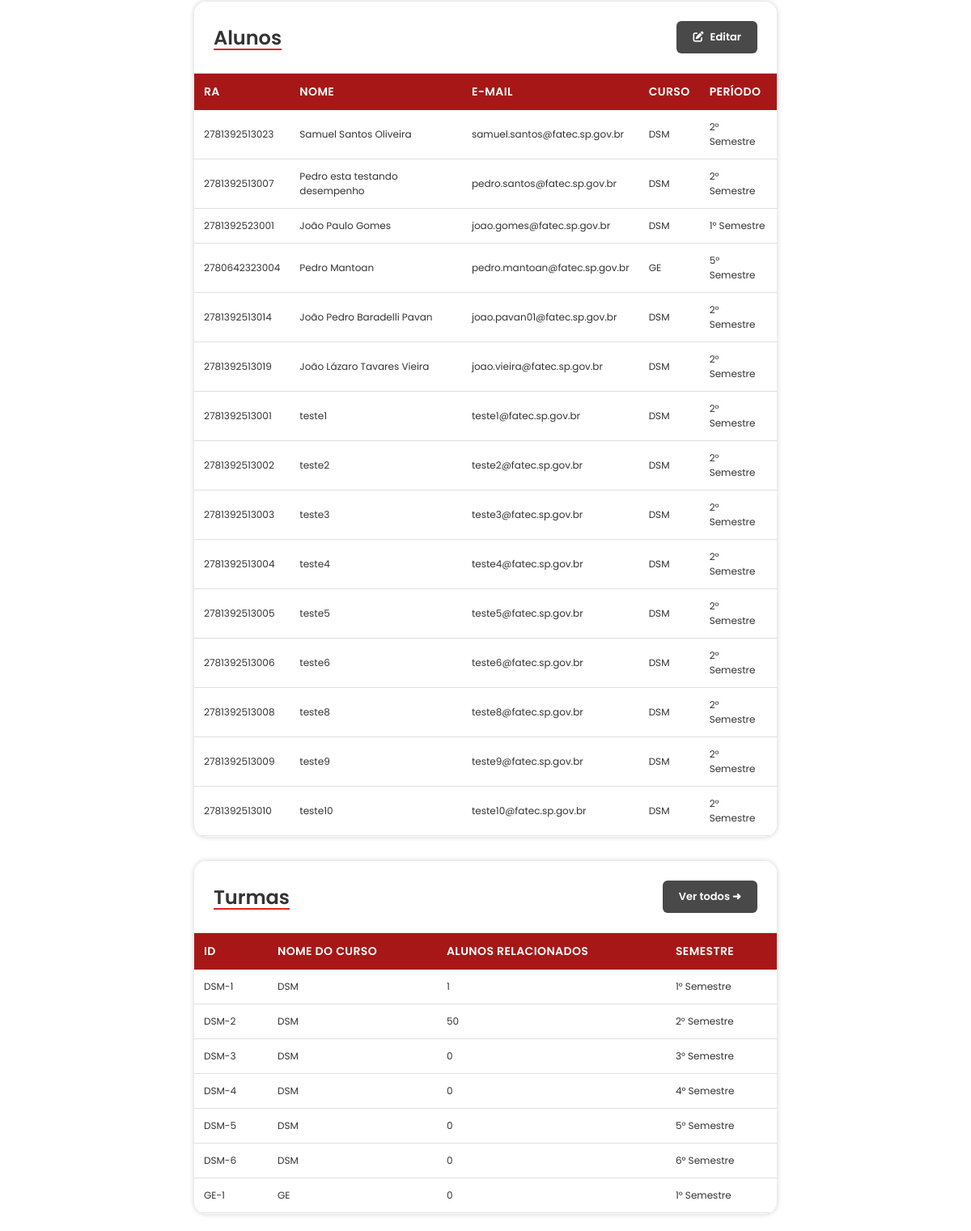
Page /Pages/dashboard.php (signed in, middle part) on the earlier database version.
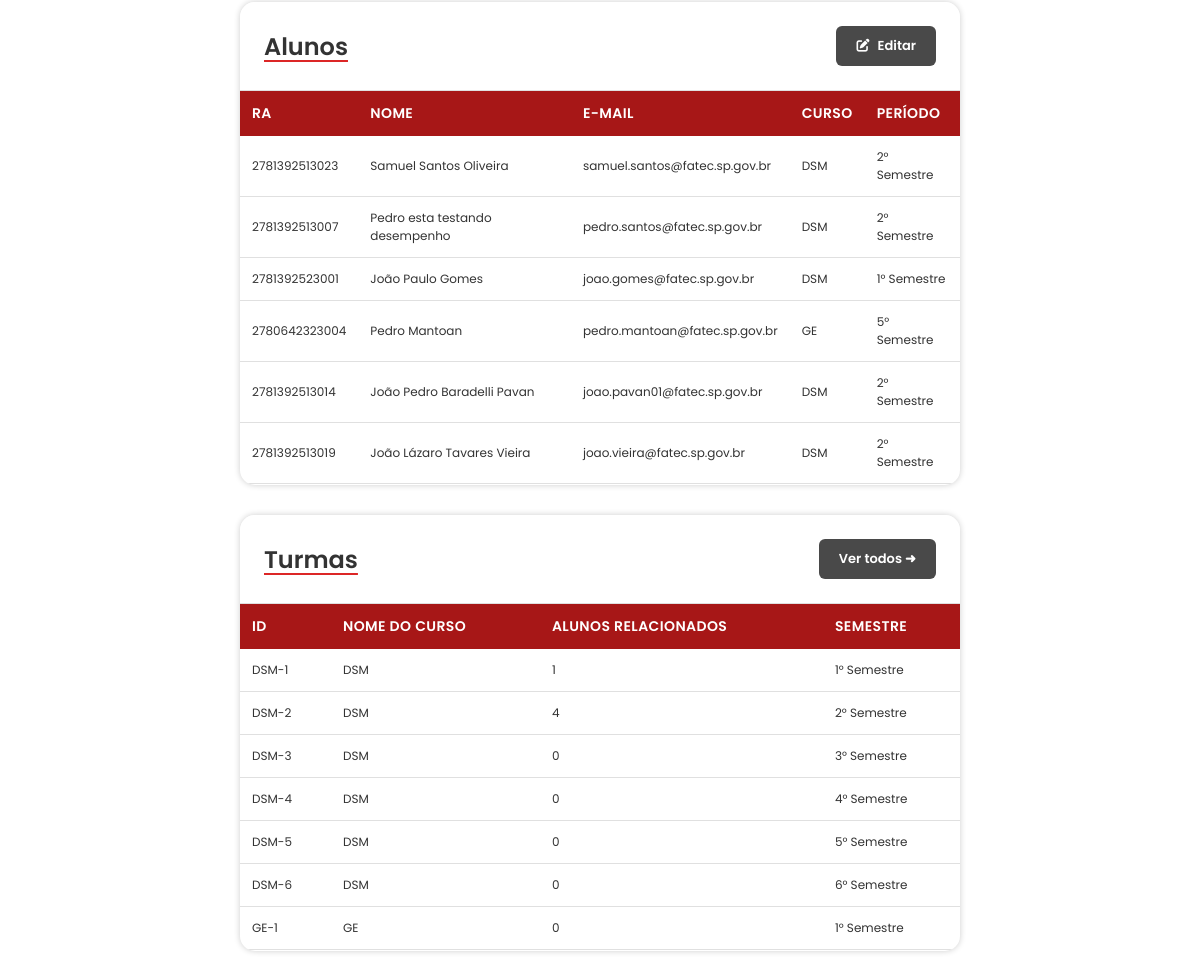
Same page on the later database version.
### tables this page shows
CREATE TABLE `alunos` (
  `id` int(11) NOT NULL,
  `ra` varchar(20) NOT NULL,
  `nome` varchar(100) NOT NULL,
  `email_institucional` varchar(100) NOT NULL,
  `senha` varchar(255) NOT NULL,
  `turma_id` int(11) DEFAULT NULL,
  `criado_data` timestamp NOT NULL DEFAULT current_timestamp(),
  `atualizado_data` timestamp NOT NULL DEFAULT current_timestamp() ON UPDATE current_timestamp()
);

CREATE TABLE `cursos` (
  `id` int(11) NOT NULL,
  `nome` varchar(50) NOT NULL
);

CREATE TABLE `semestres` (
  `id` int(11) NOT NULL,
  `nome` varchar(20) NOT NULL
);

CREATE TABLE `turmas` (
  `id` int(11) NOT NULL,
  `curso_id` int(11) NOT NULL,
  `semestre_id` int(11) NOT NULL
);

### Pages/dashboard.php (the view, shortened to what this page needs)
<?php
include '../php/config.php';
$sqlUsuarios = "
    SELECT
        a.id AS aluno_id,
        a.ra,
        a.nome,
        a.email_institucional,
        c.nome AS curso_nome,
        s.nome AS semestre_nome
    FROM alunos a
    LEFT JOIN turmas t ON a.turma_id = t.id
    LEFT JOIN cursos c ON t.curso_id = c.id
    LEFT JOIN semestres s ON t.semestre_id = s.id WHERE a.id <> 1
    LIMIT 15
";
$resultUsuarios = $conexao->query($sqlUsuarios);
$sqlTurmas = "
    SELECT
        t.id AS turma_id,
        c.id AS curso_id,
        c.nome AS curso_nome,
        s.nome AS semestre_nome,
        COUNT(a.id) AS qtd_alunos
    FROM turmas t
    LEFT JOIN cursos c ON t.curso_id = c.id
    LEFT JOIN semestres s ON t.semestre_id = s.id
    LEFT JOIN alunos a ON a.turma_id = t.id
    GROUP BY t.id
    LIMIT 7
";
$resultTurmas = $conexao->query($sqlTurmas);
?>
<!DOCTYPE html>
<html lang="pt-br">
<head>
    <link rel="stylesheet" href="../Styles/dashboard.css">
    <link rel="stylesheet" href="https://cdnjs.cloudflare.com/ajax/libs/animate.css/4.1.1/animate.min.css" />
    <link rel="stylesheet" href="https://cdnjs.cloudflare.com/ajax/libs/font-awesome/6.5.0/css/all.min.css">
    <link rel="stylesheet" href="https://cdnjs.cloudflare.com/ajax/libs/font-awesome/6.5.0/css/all.min.css">
</head>
<body>
    <main class="main-content">
        <div class="container" style="margin-top: 5%;">
            <div class="table-header">
                <h2>Alunos</h2>
                <a href="alunosDash.php" class="ver-todos-btn">
                    <i class="fas fa-edit" style="margin-right: 5px;"></i> Editar
                </a>
            </div>
            <div class="table-container">
                <table>
                    <thead>
                        <tr>
                            <th>RA</th>
                            <th>Nome</th>
                            <th>E-Mail</th>
                            <th>Curso</th>
                            <th>Período</th>
                        </tr>
                    </thead>
                    <tbody id="usuarios-tbody">
                        <?php
                        if ($resultUsuarios && $resultUsuarios->num_rows > 0) {
                            while ($usuario = $resultUsuarios->fetch_assoc()) {
                                echo '<tr>';
                                echo '  <td>' . htmlspecialchars($usuario['ra']) . '</td>';
                                echo '  <td>' . htmlspecialchars($usuario['nome']) . '</td>';
                                echo '  <td>' . htmlspecialchars($usuario['email_institucional']) . '</td>';
                                echo '  <td>' . htmlspecialchars($usuario['curso_nome'] ?? '-') . '</td>';
                                echo '  <td>' . htmlspecialchars($usuario['semestre_nome'] ?? '-') . '</td>';
                                echo '</tr>';
                            }
                        } else {
                            echo '<tr><td colspan="7">Nenhum usuário encontrado.</td></tr>';
                        }
                        ?>
                    </tbody>
                </table>
            </div>
        </div>
        <div class="container">
            <div class="table-header">
                <h2>Turmas</h2>
                <a href="turmasDash.php" class="ver-todos-btn">
                    Ver todos ➜
                </a>
            </div>
            <div class="table-container">
                <table>
                    <thead>
                        <tr>
                            <th>ID</th>
                            <th>Nome do Curso</th>
                            <th>Alunos Relacionados</th>
                            <th>Semestre</th>
                        </tr>
                    </thead>
                    <tbody id="turmas-tbody">
                        <?php
                        if ($resultTurmas && $resultTurmas->num_rows > 0) {
                            while ($turma = $resultTurmas->fetch_assoc()) {
                                $siglaCurso = '';
                                switch ($turma['curso_id']) {
                                    case 1:
                                        $siglaCurso = 'DSM';
                                        break;
                                    case 2:
                                        $siglaCurso = 'GE';
                                        break;
                                }
                                $idFormatado = $siglaCurso . '-' . preg_replace('/[^0-9]/', '', $turma['semestre_nome']);
                                echo '<tr>';
                                echo '  <td>' . $idFormatado . '</td>';
                                echo '  <td>' . htmlspecialchars($turma['curso_nome']) . '</td>';
                                echo '  <td>' . $turma['qtd_alunos'] . '</td>';
                                echo '  <td>' . htmlspecialchars($turma['semestre_nome']) . '</td>';
                                echo '</tr>';
                            }
                        } else {
                            echo '<tr><td colspan="5">Nenhuma turma encontrada.</td></tr>';
                        }
                        ?>
                    </tbody>
                </table>
            </div>
        </div>
    </main>
</body>
</html>

### Styles/dashboard.css (style rules this page uses)
html, body { height: 100%; margin: 0; padding: 0; }
* { box-sizing: border-box; font-family: 'Poppins'; margin: 0; padding: 0; }
body { background: #fff; color: #222; animation: fadeIn; animation-duration: 1s; scroll-behavior: smooth; display: flex; flex-direction: column; min-height: 100vh; }
.main-content { flex-grow: 1; width: 60%; margin: 30px auto; animation: fadeIn 1s ease; }
.container { background: white; border-radius: 15px; box-shadow: 0 0px 6px rgba(0, 0, 0, 0.2); overflow: hidden; max-width: 1200px; margin: 0 auto; overflow-x: auto; padding-bottom: 1px; margin-bottom: 30px; }
.table-header { display: flex; justify-content: space-between; align-items: center; padding: 24px; background: white; border-bottom: 1px solid #e0e0e0; }
.table-header h2 { font-size: 24px; font-weight: 600; color: #333; text-decoration: underline; text-decoration-color: #dc2626; text-underline-offset: 5px; }
.ver-todos-btn { background: #494949; color: white; padding: 10px 20px; border: none; border-radius: 6px; font-weight: 600; font-size: 13px; text-decoration: none; cursor: pointer; transition: background 0.2s; }
.table-container { overflow-x: auto; }
table { width: 100%; border-collapse: collapse; }
thead { background: #a71717; color: white; }
th { padding: 12px; text-align: left; font-weight: 600; font-size: 14px; text-transform: uppercase; letter-spacing: 0.4px; }
tbody tr { border-bottom: 1px solid #e0e0e0; transition: background-color 0.2s; }
td { padding: 12px; font-size: 12px; color: #333; }
.main-content { flex-grow: 1; }

Differences in the rows shown:
removed alunos: ra "2781392513001", nome "teste1", email_institucional "teste1@fatec.sp.gov.br", cursos.nome "DSM", semestres.nome "2° Semestre"
removed alunos: ra "2781392513002", nome "teste2", email_institucional "teste2@fatec.sp.gov.br", cursos.nome "DSM", semestres.nome "2° Semestre"
removed alunos: ra "2781392513003", nome "teste3", email_institucional "teste3@fatec.sp.gov.br", cursos.nome "DSM", semestres.nome "2° Semestre"
removed alunos: ra "2781392513004", nome "teste4", email_institucional "teste4@fatec.sp.gov.br", cursos.nome "DSM", semestres.nome "2° Semestre"
removed alunos: ra "2781392513005", nome "teste5", email_institucional "teste5@fatec.sp.gov.br", cursos.nome "DSM", semestres.nome "2° Semestre"
removed alunos: ra "2781392513006", nome "teste6", email_institucional "teste6@fatec.sp.gov.br", cursos.nome "DSM", semestres.nome "2° Semestre"
removed alunos: ra "2781392513008", nome "teste8", email_institucional "teste8@fatec.sp.gov.br", cursos.nome "DSM", semestres.nome "2° Semestre"
removed alunos: ra "2781392513009", nome "teste9", email_institucional "teste9@fatec.sp.gov.br", cursos.nome "DSM", semestres.nome "2° Semestre"
removed alunos: ra "2781392513010", nome "teste10", email_institucional "teste10@fatec.sp.gov.br", cursos.nome "DSM", semestres.nome "2° Semestre"
computed for turmas "DSM-2": qtd_alunos "50" → "4"
